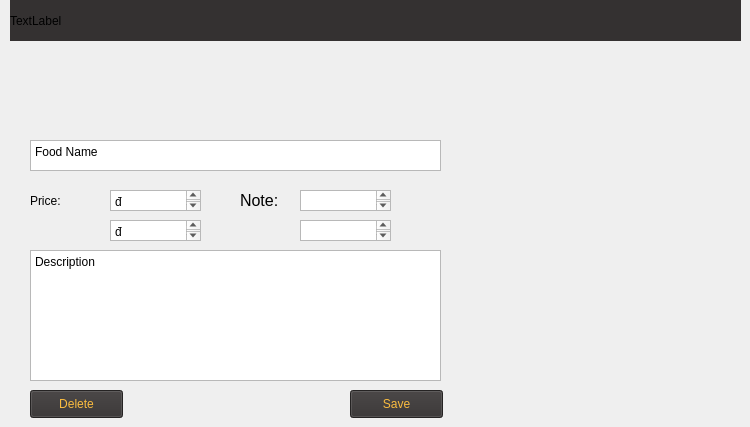
                    <widget class="QWidget" name="modify_food_page">
                     <widget class="QLabel" name="lb_anh_8">
                      <property name="geometry">
                       <rect>
                        <x>180</x>
                        <y>50</y>
                        <width>101</width>
                        <height>81</height>
                       </rect>
                      </property>
                      <property name="font">
                       <font>
                        <pointsize>30</pointsize>
                       </font>
                      </property>
                      <property name="text">
                       <string />
                      </property>
                      <property name="pixmap">
                       <pixmap>C:/Users/USER/.designer/ic_food.png</pixmap>
                      </property>
                      <property name="scaledContents">
                       <bool>true</bool>
                      </property>
                     </widget>
                     <widget class="QPlainTextEdit" name="pTE_foodname_8">
                      <property name="geometry">
                       <rect>
                        <x>30</x>
                        <y>140</y>
                        <width>411</width>
                        <height>31</height>
                       </rect>
                      </property>
                      <property name="plainText">
                       <string>Food Name</string>
                      </property>
                     </widget>
                     <widget class="QLabel" name="label_344">
                      <property name="geometry">
                       <rect>
                        <x>30</x>
                        <y>180</y>
                        <width>61</width>
                        <height>41</height>
                       </rect>
                      </property>
                      <property name="styleSheet">
                       <string notr="true">font: 12pt "MS Shell Dlg 2";</string>
                      </property>
                      <property name="text">
                       <string>Price: </string>
                      </property>
                     </widget>
                     <widget class="QLabel" name="label_345">
                      <property name="geometry">
                       <rect>
                        <x>240</x>
                        <y>180</y>
                        <width>51</width>
                        <height>41</height>
                       </rect>
                      </property>
                      <property name="font">
                       <font>
                        <family>MS Shell Dlg 2</family>
                        <pointsize>12</pointsize>
                        <weight>50</weight>
                        <italic>false</italic>
                        <bold>false</bold>
                       </font>
                      </property>
                      <property name="styleSheet">
                       <string notr="true">font: 12pt "MS Shell Dlg 2";</string>
                      </property>
                      <property name="text">
                       <string>Note:</string>
                      </property>
                     </widget>
                     <widget class="QLabel" name="label_346">
                      <property name="geometry">
                       <rect>
                        <x>410</x>
                        <y>180</y>
                        <width>21</width>
                        <height>21</height>
                       </rect>
                      </property>
                      <property name="cursor">
                       <cursorShape>PointingHandCursor</cursorShape>
                      </property>
                      <property name="text">
                       <string />
                      </property>
                      <property name="pixmap">
                       <pixmap>C:/Users/USER/.designer/134224_add_plus_new_icon.png</pixmap>
                      </property>
                      <property name="scaledContents">
                       <bool>true</bool>
                      </property>
                     </widget>
                     <widget class="QPlainTextEdit" name="pTE_description_8">
                      <property name="geometry">
                       <rect>
                        <x>30</x>
                        <y>250</y>
                        <width>411</width>
                        <height>131</height>
                       </rect>
                      </property>
                      <property name="plainText">
                       <string>Description</string>
                      </property>
                     </widget>
                     <widget class="QPlainTextEdit" name="pTE_noteduoi_8">
                      <property name="geometry">
                       <rect>
                        <x>300</x>
                        <y>220</y>
                        <width>91</width>
                        <height>21</height>
                       </rect>
                      </property>
                      <property name="plainText">
                       <string />
                      </property>
                     </widget>
                     <widget class="QPlainTextEdit" name="pTE_notetren_7">
                      <property name="geometry">
                       <rect>
                        <x>300</x>
                        <y>190</y>
                        <width>91</width>
                        <height>21</height>
                       </rect>
                      </property>
                      <property name="plainText">
                       <string />
                      </property>
                     </widget>
                     <widget class="QPlainTextEdit" name="pTE_priceduoi_7">
                      <property name="geometry">
                       <rect>
                        <x>110</x>
                        <y>190</y>
                        <width>91</width>
                        <height>21</height>
                       </rect>
                      </property>
                      <property name="plainText">
                       <string>đ</string>
                      </property>
                     </widget>
                     <widget class="QPlainTextEdit" name="pTE_pricetren_7">
                      <property name="geometry">
                       <rect>
                        <x>110</x>
                        <y>220</y>
                        <width>91</width>
                        <height>21</height>
                       </rect>
                      </property>
                      <property name="plainText">
                       <string>đ</string>
                      </property>
                     </widget>
                     <widget class="QLabel" name="label_347">
                      <property name="geometry">
                       <rect>
                        <x>10</x>
                        <y>0</y>
                        <width>731</width>
                        <height>41</height>
                       </rect>
                      </property>
                      <property name="styleSheet">
                       <string notr="true">background-color: #343131;</string>
                      </property>
                      <property name="text">
                       <string>TextLabel</string>
                      </property>
                     </widget>
                     <widget class="QPushButton" name="btn_save_4">
                      <property name="geometry">
                       <rect>
                        <x>350</x>
                        <y>390</y>
                        <width>93</width>
                        <height>28</height>
                       </rect>
                      </property>
                      <property name="styleSheet">
                       <string notr="true">background-color: #343131; color: #FABC3F</string>
                      </property>
                      <property name="text">
                       <string>Save</string>
                      </property>
                     </widget>
                     <widget class="QPushButton" name="btn_delete_4">
                      <property name="geometry">
                       <rect>
                        <x>30</x>
                        <y>390</y>
                        <width>93</width>
                        <height>28</height>
                       </rect>
                      </property>
                      <property name="styleSheet">
                       <string notr="true">background-color: #343131; color: #FABC3F</string>
                      </property>
                      <property name="text">
                       <string>Delete</string>
                      </property>
                     </widget>
                     <widget class="QLabel" name="label_348">
                      <property name="geometry">
                       <rect>
                        <x>180</x>
                        <y>60</y>
                        <width>101</width>
                        <height>81</height>
                       </rect>
                      </property>
                      <property name="sizePolicy">
                       <sizepolicy hsizetype="Fixed" vsizetype="Fixed">
                        <horstretch>0</horstretch>
                        <verstretch>0</verstretch>
                       </sizepolicy>
                      </property>
                      <property name="text">
                       <string />
                      </property>
                      <property name="pixmap">
                       <pixmap>C:/Users/USER/.designer/image/ic_food64.png</pixmap>
                      </property>
                      <property name="scaledContents">
                       <bool>true</bool>
                      </property>
                     </widget>
                    </widget>
